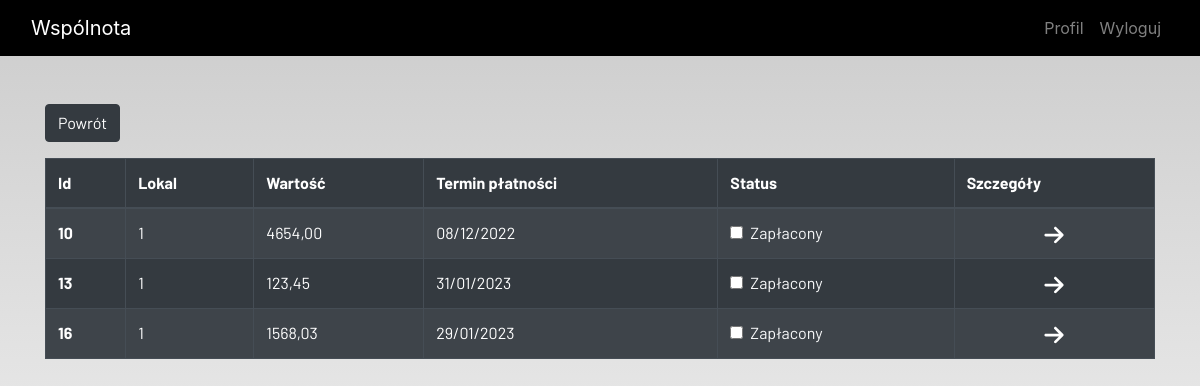
/resident_billing/ (signed in), run on the app's committed database.
### ideas/models.py (models this page shows, shortened)
class Billing(models.Model):
    admin = models.ForeignKey(User, on_delete=models.CASCADE, null=True, blank=True)
    id = models.AutoField(primary_key = True)
    owner = models.ForeignKey(Local, on_delete=models.CASCADE, null=False, blank=False)
    value = models.DecimalField(("Kwota do zapłaty"), max_digits=100, decimal_places=2)
    addressee_name = models.TextField(("Adresat rachunku"), null=True, blank=True)
    bank_account = models.CharField(("Numer konta"), max_length=26, null=True, blank=True)
    status = models.BooleanField(("Czy zapłacone?"))
    start_billing = models.DateField(("Początek okresu rozliczeniowego"), null=False, blank=False)
    end_billing = models.DateField(("Koniec okresu rozliczeniowego"), null=False, blank=False)
    payment_date = models.DateField(("Termin płatności"), null=True, blank=True)
    details = models.FileField(("Szczegóły"), upload_to='', null=True)

class Local(models.Model):
    admin = models.ForeignKey(User, on_delete=models.CASCADE, related_name='admin', null=True, blank=True)
    owner = models.OneToOneField(User, on_delete=models.CASCADE, related_name='owner', null=True, blank=True)
    number = models.IntegerField(("Numer lokalu"), null=False, blank=False)
    area = models.DecimalField(("Powierzchnia"), max_digits=100, decimal_places=2)
    def __str__(self):
        return str(self.number)
    class Meta:
        verbose_name = "local"
        verbose_name_plural = "local"

### ideas/view/billing_views.py (the view)
# urls.py: path('resident_billing/', resident_billing, name='resident_billing'),
def resident_billing(request):
    billing = billing_list(request, False)
    context = {
        'billings': billing,
    }
    return render(request, 'registration/billing/resident_billing.html', context)

### ideas/functions/billing_function.py (called while the page is built)
def billing_list(request, status):
    local = Local.objects.get(owner=request.user)
    billing = Billing.objects.filter(owner=local.id).filter(status=status)
    return billing

### ideas/templates/registration/billing/resident_billing.html (shortened to what this page needs)
{% extends 'registration/main.html' %}
{% load static %}
{% block content %}
<div class="container" >
    <div class="form-group">
        <a href="{% url 'home' %}">
            <button  class="btn btn-dark" >
                    Powrót
            </button>
        </a>
    </div>
</div>
<div class="container">
    <table class="table table-striped table-bordered table-hover table-dark">
        <thead>
            <tr>
                <th scope="col">Id</th>
                <th scope="col">Lokal</th>
                <th scope="col">Wartość</th>
                <th scope="col">Termin płatności</th>
                <th scope="col">Status</th>
                <th scopr="col">Szczegóły</th>
            </tr>
        </thead>
        <tbody>
            {% for billing in  billings %}
            <tr>
                <th scope="row">{{ billing.id }}</th>
                <td>{{ billing.owner }}</td>
                <td>{{ billing.value }}</td>
                <td>{{ billing.payment_date | date:"d/m/Y" }}</td>
                <td>
                    <a href="{% url 'billing_update' billing.id%}">
                        <div class="form-check">
                            {% if billing.status == True %}
                            <input class="form-check-input" type="checkbox" value="" checked>
                            {% else %}
                            <input class="form-check-input" type="checkbox" value="">
                            {% endif %}
                            <label class="form-check-label text-light" for="flexCheckDefault">
                                Zapłacony
                            </label>
                        </div>
                    </a>
                </td>
            <td style="text-align: center">
                    <a href="{% url 'billing_detail' billing.id%}">
                    </a>
                </td>
            </tr>
            {%  endfor %}
        </tbody>
    </table>
</div>
{% endblock content %}

### static/main.css (style rules this page uses)
html { scroll-behavior: smooth; height: 100%; width: 100%; }
a { text-decoration: none !important; color: black; }
html, body { max-width: 100%; overflow-x: hidden; height: 100%; width: 100%; }
body { background: linear-gradient(rgba(0, 0, 0, 0.2), rgba(255, 255, 255, 0.5)); overflow-x: hidden; background-repeat: no-repeat; }

### data on the page
Billing: id "10", owner "1", value "4654,00", payment_date "08/12/2022"
Billing: id "13", owner "1", value "123,45", payment_date "31/01/2023"
Billing: id "16", owner "1", value "1568,03", payment_date "29/01/2023"
